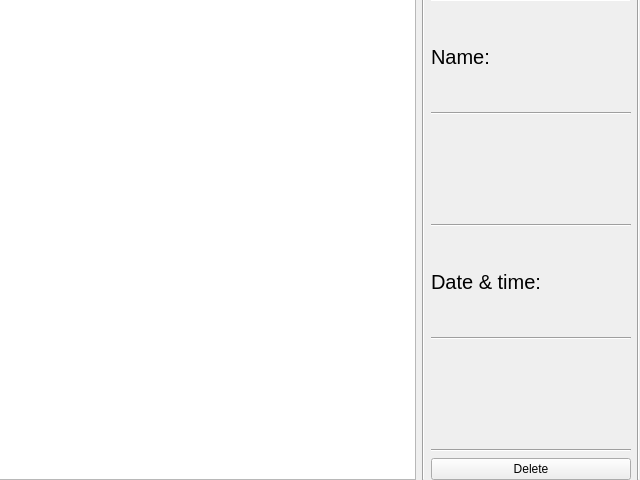
<?xml version="1.0" encoding="UTF-8"?>
<ui version="4.0">
 <class>MainWindow</class>
 <widget class="QMainWindow" name="MainWindow">
  <property name="geometry">
   <rect>
    <x>0</x>
    <y>0</y>
    <width>640</width>
    <height>480</height>
   </rect>
  </property>
  <property name="windowTitle">
   <string>MainWindow</string>
  </property>
  <widget class="QWidget" name="centralwidget">
   <widget class="QWidget" name="horizontalLayoutWidget">
    <property name="geometry">
     <rect>
      <x>-1</x>
      <y>-1</y>
      <width>641</width>
      <height>481</height>
     </rect>
    </property>
    <layout class="QHBoxLayout" name="horizontalLayout">
     <item>
      <widget class="QListWidget" name="namesListWidget"/>
     </item>
     <item>
      <widget class="Line" name="line_6">
       <property name="orientation">
        <enum>Qt::Vertical</enum>
       </property>
      </widget>
     </item>
     <item>
      <layout class="QVBoxLayout" name="verticalLayout">
       <property name="sizeConstraint">
        <enum>QLayout::SetDefaultConstraint</enum>
       </property>
       <item>
        <widget class="Line" name="line_5">
         <property name="orientation">
          <enum>Qt::Horizontal</enum>
         </property>
        </widget>
       </item>
       <item>
        <widget class="QLabel" name="label">
         <property name="minimumSize">
          <size>
           <width>0</width>
           <height>0</height>
          </size>
         </property>
         <property name="font">
          <font>
           <pointsize>15</pointsize>
          </font>
         </property>
         <property name="text">
          <string>Name:</string>
         </property>
        </widget>
       </item>
       <item>
        <widget class="Line" name="line_2">
         <property name="orientation">
          <enum>Qt::Horizontal</enum>
         </property>
        </widget>
       </item>
       <item>
        <widget class="QLabel" name="dbEntryName">
         <property name="font">
          <font>
           <pointsize>12</pointsize>
          </font>
         </property>
         <property name="layoutDirection">
          <enum>Qt::LeftToRight</enum>
         </property>
         <property name="text">
          <string/>
         </property>
         <property name="alignment">
          <set>Qt::AlignCenter</set>
         </property>
        </widget>
       </item>
       <item>
        <widget class="Line" name="line">
         <property name="orientation">
          <enum>Qt::Horizontal</enum>
         </property>
        </widget>
       </item>
       <item>
        <widget class="QLabel" name="label_2">
         <property name="font">
          <font>
           <pointsize>15</pointsize>
          </font>
         </property>
         <property name="text">
          <string>Date &amp; time:</string>
         </property>
        </widget>
       </item>
       <item>
        <widget class="Line" name="line_3">
         <property name="orientation">
          <enum>Qt::Horizontal</enum>
         </property>
        </widget>
       </item>
       <item>
        <widget class="QLabel" name="dbEntryDate">
         <property name="font">
          <font>
           <pointsize>12</pointsize>
          </font>
         </property>
         <property name="text">
          <string/>
         </property>
         <property name="alignment">
          <set>Qt::AlignCenter</set>
         </property>
        </widget>
       </item>
       <item>
        <widget class="Line" name="line_4">
         <property name="orientation">
          <enum>Qt::Horizontal</enum>
         </property>
        </widget>
       </item>
       <item>
        <widget class="QPushButton" name="deletePushButton">
         <property name="minimumSize">
          <size>
           <width>200</width>
           <height>0</height>
          </size>
         </property>
         <property name="text">
          <string>Delete</string>
         </property>
        </widget>
       </item>
      </layout>
     </item>
     <item>
      <widget class="Line" name="line_7">
       <property name="orientation">
        <enum>Qt::Vertical</enum>
       </property>
      </widget>
     </item>
    </layout>
   </widget>
  </widget>
 </widget>
 <resources/>
 <connections/>
</ui>
